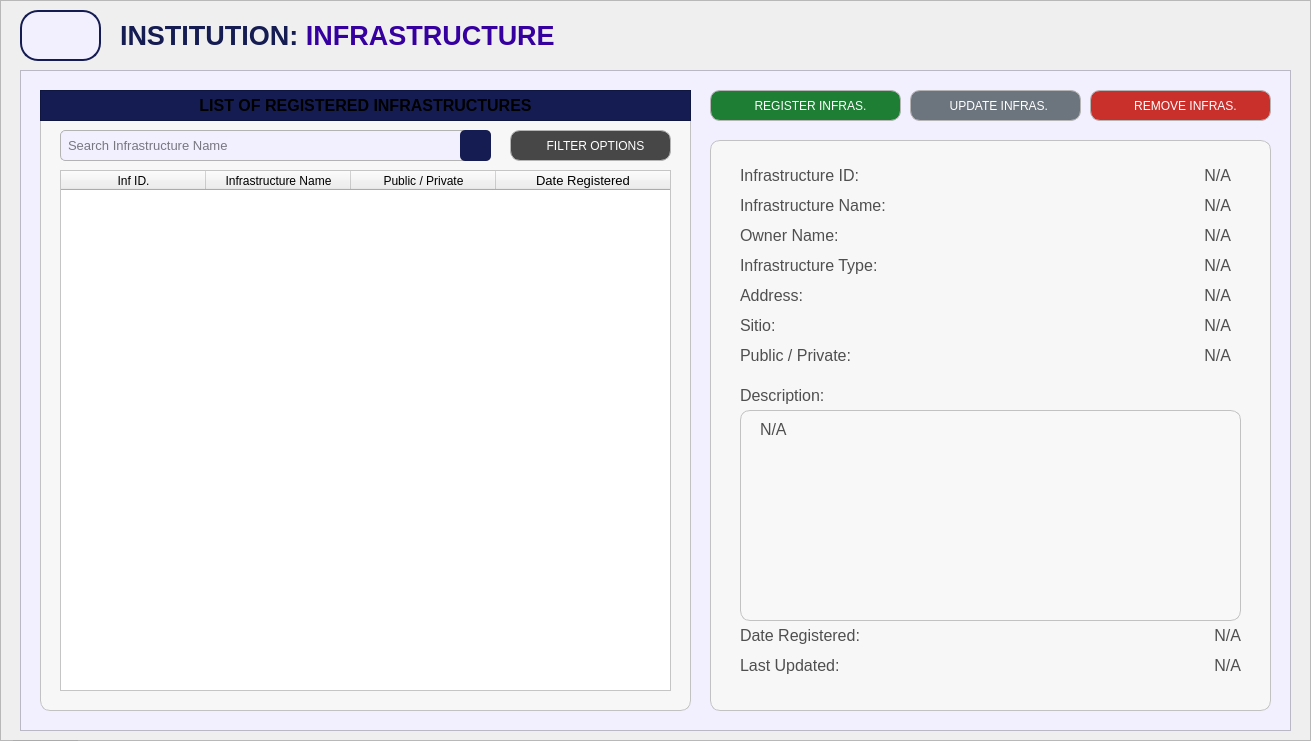
  <widget class="QFrame" name="baseBodyFrame">
   <property name="geometry">
    <rect>
     <x>20</x>
     <y>60</y>
     <width>1311</width>
     <height>741</height>
    </rect>
   </property>
   <property name="styleSheet">
    <string notr="true">#baseBodyFrame {
	background-color: #e7e2ff;
	border: none;
	border-radius: 10px;
}</string>
   </property>
   <property name="frameShape">
    <enum>QFrame::Shape::StyledPanel</enum>
   </property>
   <property name="frameShadow">
    <enum>QFrame::Shadow::Raised</enum>
   </property>
   <widget class="QPushButton" name="logout_buttonLogout_3">
    <property name="geometry">
     <rect>
      <x>10</x>
      <y>740</y>
      <width>71</width>
      <height>31</height>
     </rect>
    </property>
    <property name="font">
     <font>
      <family>Arial</family>
      <pointsize>8</pointsize>
      <bold>true</bold>
     </font>
    </property>
    <property name="cursor">
     <cursorShape>PointingHandCursor</cursorShape>
    </property>
    <property name="styleSheet">
     <string notr="true">#logout_buttonLogout {
    background-color: #bc1c1c;
    color: white;
    border-radius: 5px;
    padding: 10px; /* Optional: Adjusts spacing inside the button */
}
#logout_buttonLogout:hover {
    background-color: #d82020; /* Slightly lighter blue when hovered */
}
#logout_buttonLogout:pressed {
    background-color: #8c1515; /* Darker blue when clicked */
}</string>
    </property>
    <property name="text">
     <string>LOGOUT</string>
    </property>
   </widget>
   <widget class="QLabel" name="title_bodyStatistics">
    <property name="geometry">
     <rect>
      <x>120</x>
      <y>20</y>
      <width>471</width>
      <height>31</height>
     </rect>
    </property>
    <property name="font">
     <font>
      <family>Arial</family>
      <pointsize>20</pointsize>
      <bold>true</bold>
     </font>
    </property>
    <property name="styleSheet">
     <string notr="true">#title_bodyStatistics {
	background-color: transparent;
	color: #141c52;
}
</string>
    </property>
    <property name="text">
     <string>&lt;html&gt;&lt;head/&gt;&lt;body&gt;&lt;p&gt;INSTITUTION: &lt;span style=&quot; color:#3600a1;&quot;&gt;INFRASTRUCTURE&lt;/span&gt;&lt;/p&gt;&lt;/body&gt;&lt;/html&gt;</string>
    </property>
   </widget>
   <widget class="QFrame" name="statistics_frameBody">
    <property name="geometry">
     <rect>
      <x>20</x>
      <y>70</y>
      <width>1271</width>
      <height>661</height>
     </rect>
    </property>
    <property name="styleSheet">
     <string notr="true">#statistics_frameBody{
	background-color: #f2efff;
}</string>
    </property>
    <property name="frameShape">
     <enum>QFrame::Shape::StyledPanel</enum>
    </property>
    <property name="frameShadow">
     <enum>QFrame::Shadow::Raised</enum>
    </property>
    <widget class="QFrame" name="basePopUpBodyFrame">
     <property name="geometry">
      <rect>
       <x>20</x>
       <y>20</y>
       <width>651</width>
       <height>621</height>
      </rect>
     </property>
     <property name="styleSheet">
      <string notr="true">#basePopUpBodyFrame {
	background-color: rgb(247, 247, 247);
	border: 1px solid rgb(194, 194, 194);
	border-radius: 10px;
}</string>
     </property>
     <property name="frameShape">
      <enum>QFrame::Shape::StyledPanel</enum>
     </property>
     <property name="frameShadow">
      <enum>QFrame::Shadow::Raised</enum>
     </property>
     <widget class="QFrame" name="basePopUpTitleFrame_3">
      <property name="geometry">
       <rect>
        <x>0</x>
        <y>0</y>
        <width>651</width>
        <height>31</height>
       </rect>
      </property>
      <property name="styleSheet">
       <string notr="true">#basePopUpTitleFrame_3 {
	background-color: #141c52;
}</string>
      </property>
      <property name="frameShape">
       <enum>QFrame::Shape::StyledPanel</enum>
      </property>
      <property name="frameShadow">
       <enum>QFrame::Shadow::Raised</enum>
      </property>
      <widget class="QLabel" name="label_title_3">
       <property name="geometry">
        <rect>
         <x>0</x>
         <y>0</y>
         <width>651</width>
         <height>31</height>
        </rect>
       </property>
       <property name="font">
        <font>
         <family>Arial</family>
         <pointsize>12</pointsize>
         <bold>true</bold>
        </font>
       </property>
       <property name="styleSheet">
        <string notr="true">#label_title{
	background-color:transparent;
	color: rgb(255, 255, 255);
}</string>
       </property>
       <property name="text">
        <string>LIST OF REGISTERED INFRASTRUCTURES</string>
       </property>
       <property name="alignment">
        <set>Qt::AlignmentFlag::AlignCenter</set>
       </property>
      </widget>
     </widget>
     <widget class="QLineEdit" name="inst_InfraName_fieldSearch">
      <property name="geometry">
       <rect>
        <x>20</x>
        <y>40</y>
        <width>431</width>
        <height>31</height>
       </rect>
      </property>
      <property name="font">
       <font>
        <family>Arial</family>
        <pointsize>10</pointsize>
       </font>
      </property>
      <property name="styleSheet">
       <string notr="true">#inst_InfraName_fieldSearch{
    border: 1px solid #b3b3b3;  /* Black border */
    border-radius: 5px;        /* Rounded corners */
    padding: 5px;               /* Inner spacing */
    background-color: #f2efff;  /* Gray background */
    color: #000000; 
}
</string>
      </property>
      <property name="text">
       <string/>
      </property>
      <property name="placeholderText">
       <string>Search Infrastructure Name</string>
      </property>
     </widget>
     <widget class="QPushButton" name="inst_InfraName_buttonSearch">
      <property name="geometry">
       <rect>
        <x>420</x>
        <y>40</y>
        <width>31</width>
        <height>31</height>
       </rect>
      </property>
      <property name="font">
       <font>
        <family>Arial</family>
        <pointsize>9</pointsize>
       </font>
      </property>
      <property name="cursor">
       <cursorShape>PointingHandCursor</cursorShape>
      </property>
      <property name="focusPolicy">
       <enum>Qt::FocusPolicy::NoFocus</enum>
      </property>
      <property name="styleSheet">
       <string notr="true">#inst_InfraName_buttonSearch {
    background-color:  #141c52;
    color: white;
    border-radius: 5px;
    padding: 10px; /* Optional: Adjusts spacing inside the button */
}
#inst_InfraName_buttonSearch:hover {
    background-color: #1a237e; /* Slightly lighter blue when hovered */
}
#inst_InfraName_buttonSearch:pressed {
    background-color: #0f1442; /* Darker blue when clicked */
}</string>
      </property>
      <property name="text">
       <string/>
      </property>
      <property name="icon">
       <iconset>
        <normaloff>../../../../../Desktop/CTU 2nd Year - 2nd Semester Files/PC 225L - INFORMATION MANAGEMENT LABORATORY/PROFILING_SYSTEM/Profiling-System/Assets/FuncIcons/icon_search_w.svg</normaloff>../../../../../Desktop/CTU 2nd Year - 2nd Semester Files/PC 225L - INFORMATION MANAGEMENT LABORATORY/PROFILING_SYSTEM/Profiling-System/Assets/FuncIcons/icon_search_w.svg</iconset>
      </property>
      <property name="iconSize">
       <size>
        <width>20</width>
        <height>20</height>
       </size>
      </property>
     </widget>
     <widget class="QTableWidget" name="inst_tableView_List_RegInfra">
      <property name="geometry">
       <rect>
        <x>20</x>
        <y>80</y>
        <width>611</width>
        <height>521</height>
       </rect>
      </property>
      <property name="styleSheet">
       <string notr="true">#inst_tableView_List_RegInfra {
	background-color: white;
	color: #black;
}
</string>
      </property>
      <attribute name="horizontalHeaderVisible">
       <bool>true</bool>
      </attribute>
      <attribute name="horizontalHeaderCascadingSectionResizes">
       <bool>false</bool>
      </attribute>
      <attribute name="horizontalHeaderDefaultSectionSize">
       <number>145</number>
      </attribute>
      <attribute name="horizontalHeaderShowSortIndicator" stdset="0">
       <bool>false</bool>
      </attribute>
      <attribute name="horizontalHeaderStretchLastSection">
       <bool>true</bool>
      </attribute>
      <attribute name="verticalHeaderCascadingSectionResizes">
       <bool>false</bool>
      </attribute>
      <column>
       <property name="text">
        <string>Inf ID.</string>
       </property>
       <property name="font">
        <font>
         <family>Arial</family>
        </font>
       </property>
       <property name="background">
        <color>
         <red>59</red>
         <green>57</green>
         <blue>100</blue>
        </color>
       </property>
      </column>
      <column>
       <property name="text">
        <string>Infrastructure Name</string>
       </property>
       <property name="font">
        <font>
         <family>Arial</family>
        </font>
       </property>
       <property name="background">
        <color>
         <red>59</red>
         <green>57</green>
         <blue>100</blue>
        </color>
       </property>
      </column>
      <column>
       <property name="text">
        <string>Public / Private</string>
       </property>
       <property name="font">
        <font>
         <family>Arial</family>
        </font>
       </property>
       <property name="background">
        <color>
         <red>59</red>
         <green>57</green>
         <blue>100</blue>
        </color>
       </property>
      </column>
      <column>
       <property name="text">
        <string>Date Registered</string>
       </property>
       <property name="font">
        <font>
         <family>Arial</family>
         <pointsize>10</pointsize>
        </font>
       </property>
       <property name="background">
        <color>
         <red>59</red>
         <green>57</green>
         <blue>100</blue>
        </color>
       </property>
      </column>
     </widget>
     <widget class="QPushButton" name="InfrastructureList_buttonFilter">
      <property name="geometry">
       <rect>
        <x>470</x>
        <y>40</y>
        <width>161</width>
        <height>31</height>
       </rect>
      </property>
      <property name="font">
       <font>
        <family>Arial</family>
        <pointsize>9</pointsize>
       </font>
      </property>
      <property name="cursor">
       <cursorShape>PointingHandCursor</cursorShape>
      </property>
      <property name="focusPolicy">
       <enum>Qt::FocusPolicy::NoFocus</enum>
      </property>
      <property name="styleSheet">
       <string notr="true">#InfrastructureList_buttonFilter {
    background-color:  #474747;
    color: white;
    border: 1px solid #b5b5b5;
    border-radius: 10px;
    padding: 10px; 
}

#InfrastructureList_buttonFilter:hover {
    background-color: #636363;
    color: white; 
}

#InfrastructureList_buttonFilter:pressed {
    background-color: #bfbfbf;
    color: white; 
}
</string>
      </property>
      <property name="text">
       <string>   FILTER OPTIONS</string>
      </property>
      <property name="icon">
       <iconset>
        <normaloff>../../../Assets/FuncIcons/icon_filter.svg</normaloff>../../../Assets/FuncIcons/icon_filter.svg</iconset>
      </property>
      <property name="iconSize">
       <size>
        <width>18</width>
        <height>18</height>
       </size>
      </property>
     </widget>
    </widget>
    <widget class="QPushButton" name="inst_infra_button_remove">
     <property name="geometry">
      <rect>
       <x>1070</x>
       <y>20</y>
       <width>181</width>
       <height>31</height>
      </rect>
     </property>
     <property name="font">
      <font>
       <family>Arial</family>
       <pointsize>9</pointsize>
      </font>
     </property>
     <property name="cursor">
      <cursorShape>PointingHandCursor</cursorShape>
     </property>
     <property name="focusPolicy">
      <enum>Qt::FocusPolicy::NoFocus</enum>
     </property>
     <property name="styleSheet">
      <string notr="true">#inst_infra_button_remove {
    background-color: #c9302c; /* Default red */
    color: white;
    border: 1px solid #b5b5b5; /* Light gray border */
    border-radius: 10px;
    padding: 10px; 
}

#inst_infra_button_remove:hover {
    background-color: #d9534f; /* Brighter red when hovered */
    color: white; 
}

#inst_infra_button_remove:pressed {
    background-color: #a52a2a; /* Darker red when pressed */
    color: white; 
}</string>
     </property>
     <property name="text">
      <string>   REMOVE INFRAS.</string>
     </property>
     <property name="icon">
      <iconset>
       <normaloff>../../../Assets/FuncIcons/icon_del.svg</normaloff>../../../Assets/FuncIcons/icon_del.svg</iconset>
     </property>
     <property name="iconSize">
      <size>
       <width>20</width>
       <height>20</height>
      </size>
     </property>
    </widget>
    <widget class="QPushButton" name="inst_infra_button_register">
     <property name="geometry">
      <rect>
       <x>690</x>
       <y>20</y>
       <width>191</width>
       <height>31</height>
      </rect>
     </property>
     <property name="font">
      <font>
       <family>Arial</family>
       <pointsize>9</pointsize>
      </font>
     </property>
     <property name="cursor">
      <cursorShape>PointingHandCursor</cursorShape>
     </property>
     <property name="focusPolicy">
      <enum>Qt::FocusPolicy::NoFocus</enum>
     </property>
     <property name="styleSheet">
      <string notr="true">#inst_infra_button_register {
    background-color:  #1e7e34; /* Default green */
    color: white;
    border: 1px solid #b5b5b5;
    border-radius: 10px;
    padding: 10px; 
}

#inst_infra_button_register:hover {
    background-color: #28a745; /* Brighter green when hovered */
    color: white; 
}

#inst_infra_button_register:pressed {
    background-color:  #34c759; /* Darker green when pressed */
    color: white; 
}
</string>
     </property>
     <property name="text">
      <string>   REGISTER INFRAS.</string>
     </property>
     <property name="icon">
      <iconset>
       <normaloff>../../../Assets/FuncIcons/icon_add.svg</normaloff>../../../Assets/FuncIcons/icon_add.svg</iconset>
     </property>
     <property name="iconSize">
      <size>
       <width>20</width>
       <height>20</height>
      </size>
     </property>
    </widget>
    <widget class="QPushButton" name="inst_infra_button_update">
     <property name="geometry">
      <rect>
       <x>890</x>
       <y>20</y>
       <width>171</width>
       <height>31</height>
      </rect>
     </property>
     <property name="font">
      <font>
       <family>Arial</family>
       <pointsize>9</pointsize>
      </font>
     </property>
     <property name="cursor">
      <cursorShape>PointingHandCursor</cursorShape>
     </property>
     <property name="focusPolicy">
      <enum>Qt::FocusPolicy::NoFocus</enum>
     </property>
     <property name="styleSheet">
      <string notr="true">#inst_infra_button_update {
    background-color: #6c757d; /* Default gray */
    color: white;
    border: 1px solid #b5b5b5; /* Light gray border */
    border-radius: 10px;
    padding: 10px; 
}

#inst_infra_button_update:hover {
    background-color: #838b94; /* Brighter gray when hovered */
    color: white; 
}

#inst_infra_button_update:pressed {
    background-color: #5a6268; /* Darker gray when pressed */
    color: white; 
}
</string>
     </property>
     <property name="text">
      <string>  UPDATE INFRAS.</string>
     </property>
     <property name="icon">
      <iconset>
       <normaloff>../../../Assets/FuncIcons/icon_edit.svg</normaloff>../../../Assets/FuncIcons/icon_edit.svg</iconset>
     </property>
     <property name="iconSize">
      <size>
       <width>20</width>
       <height>20</height>
      </size>
     </property>
    </widget>
    <widget class="QFrame" name="basePopUpBodyFrame_3">
     <property name="geometry">
      <rect>
       <x>690</x>
       <y>70</y>
       <width>561</width>
       <height>571</height>
      </rect>
     </property>
     <property name="styleSheet">
      <string notr="true">#basePopUpBodyFrame_3 {
	background-color: rgb(247, 247, 247);
	border: 1px solid rgb(194, 194, 194);
	border-radius: 10px;
}</string>
     </property>
     <property name="frameShape">
      <enum>QFrame::Shape::StyledPanel</enum>
     </property>
     <property name="frameShadow">
      <enum>QFrame::Shadow::Raised</enum>
     </property>
     <widget class="QLabel" name="inst_labelInfraName">
      <property name="geometry">
       <rect>
        <x>30</x>
        <y>50</y>
        <width>151</width>
        <height>31</height>
       </rect>
      </property>
      <property name="font">
       <font>
        <family>Arial</family>
        <pointsize>12</pointsize>
       </font>
      </property>
      <property name="styleSheet">
       <string notr="true">#inst_labelInfraName{
	background-color:transparent;
	color:#4f4f4f;
}</string>
      </property>
      <property name="text">
       <string>Infrastructure Name:</string>
      </property>
      <property name="alignment">
       <set>Qt::AlignmentFlag::AlignLeading|Qt::AlignmentFlag::AlignLeft|Qt::AlignmentFlag::AlignVCenter</set>
      </property>
     </widget>
     <widget class="QLabel" name="inst_labelInfraOwnerName">
      <property name="geometry">
       <rect>
        <x>30</x>
        <y>80</y>
        <width>151</width>
        <height>31</height>
       </rect>
      </property>
      <property name="font">
       <font>
        <family>Arial</family>
        <pointsize>12</pointsize>
       </font>
      </property>
      <property name="styleSheet">
       <string notr="true">#inst_labelInfraOwnerName{
	background-color:transparent;
	color:#4f4f4f;
}</string>
      </property>
      <property name="text">
       <string>Owner Name:</string>
      </property>
      <property name="alignment">
       <set>Qt::AlignmentFlag::AlignLeading|Qt::AlignmentFlag::AlignLeft|Qt::AlignmentFlag::AlignVCenter</set>
      </property>
     </widget>
     <widget class="QLabel" name="inst_displayInfraName">
      <property name="geometry">
       <rect>
        <x>190</x>
        <y>50</y>
        <width>331</width>
        <height>31</height>
       </rect>
      </property>
      <property name="font">
       <font>
        <family>Arial</family>
        <pointsize>12</pointsize>
       </font>
      </property>
      <property name="styleSheet">
       <string notr="true">#inst_displayInfraName{
	background-color:transparent;
	color:#4f4f4f;
}</string>
      </property>
      <property name="text">
       <string>N/A</string>
      </property>
      <property name="alignment">
       <set>Qt::AlignmentFlag::AlignRight|Qt::AlignmentFlag::AlignTrailing|Qt::AlignmentFlag::AlignVCenter</set>
      </property>
     </widget>
     <widget class="QLabel" name="inst_displayInfraOwnerName">
      <property name="geometry">
       <rect>
        <x>190</x>
        <y>80</y>
        <width>331</width>
        <height>31</height>
       </rect>
      </property>
      <property name="font">
       <font>
        <family>Arial</family>
        <pointsize>12</pointsize>
       </font>
      </property>
      <property name="styleSheet">
       <string notr="true">#inst_displayInfraOwnerName{
	background-color:transparent;
	color:#4f4f4f;
}</string>
      </property>
      <property name="text">
       <string>N/A</string>
      </property>
      <property name="alignment">
       <set>Qt::AlignmentFlag::AlignRight|Qt::AlignmentFlag::AlignTrailing|Qt::AlignmentFlag::AlignVCenter</set>
      </property>
     </widget>
     <widget class="QLabel" name="inst_displayInfraType">
      <property name="geometry">
       <rect>
        <x>190</x>
        <y>110</y>
        <width>331</width>
        <height>31</height>
       </rect>
      </property>
      <property name="font">
       <font>
        <family>Arial</family>
        <pointsize>12</pointsize>
       </font>
      </property>
      <property name="styleSheet">
       <string notr="true">#inst_displayInfraType{
	background-color:transparent;
	color:#4f4f4f;
}</string>
      </property>
      <property name="text">
       <string>N/A</string>
      </property>
      <property name="alignment">
       <set>Qt::AlignmentFlag::AlignRight|Qt::AlignmentFlag::AlignTrailing|Qt::AlignmentFlag::AlignVCenter</set>
      </property>
     </widget>
     <widget class="QLabel" name="inst_labelInfraType">
      <property name="geometry">
       <rect>
        <x>30</x>
        <y>110</y>
        <width>151</width>
        <height>31</height>
       </rect>
      </property>
      <property name="font">
       <font>
        <family>Arial</family>
        <pointsize>12</pointsize>
       </font>
      </property>
      <property name="styleSheet">
       <string notr="true">#inst_labelInfraType{
	background-color:transparent;
	color:#4f4f4f;
}</string>
      </property>
      <property name="text">
       <string>Infrastructure Type:</string>
      </property>
      <property name="alignment">
       <set>Qt::AlignmentFlag::AlignLeading|Qt::AlignmentFlag::AlignLeft|Qt::AlignmentFlag::AlignVCenter</set>
      </property>
     </widget>
     <widget class="QLabel" name="inst_displayInfraID">
      <property name="geometry">
       <rect>
        <x>190</x>
        <y>20</y>
        <width>331</width>
        <height>31</height>
       </rect>
      </property>
      <property name="font">
       <font>
        <family>Arial</family>
        <pointsize>12</pointsize>
       </font>
      </property>
      <property name="styleSheet">
       <string notr="true">#inst_displayInfraID{
	background-color:transparent;
	color:#4f4f4f;
}</string>
      </property>
      <property name="text">
       <string>N/A</string>
      </property>
      <property name="alignment">
       <set>Qt::AlignmentFlag::AlignRight|Qt::AlignmentFlag::AlignTrailing|Qt::AlignmentFlag::AlignVCenter</set>
      </property>
     </widget>
     <widget class="QLabel" name="inst_labelInfraID">
      <property name="geometry">
       <rect>
        <x>30</x>
        <y>20</y>
        <width>151</width>
        <height>31</height>
       </rect>
      </property>
      <property name="font">
       <font>
        <family>Arial</family>
        <pointsize>12</pointsize>
       </font>
      </property>
      <property name="styleSheet">
       <string notr="true">#inst_labelInfraID{
	background-color:transparent;
	color:#4f4f4f;
}</string>
      </property>
      <property name="text">
       <string>Infrastructure ID:</string>
      </property>
      <property name="alignment">
       <set>Qt::AlignmentFlag::AlignLeading|Qt::AlignmentFlag::AlignLeft|Qt::AlignmentFlag::AlignVCenter</set>
      </property>
     </widget>
     <widget class="QLabel" name="inst_labelInfraAddress">
      <property name="geometry">
       <rect>
        <x>30</x>
        <y>140</y>
        <width>151</width>
        <height>31</height>
       </rect>
      </property>
      <property name="font">
       <font>
        <family>Arial</family>
        <pointsize>12</pointsize>
       </font>
      </property>
      <property name="styleSheet">
       <string notr="true">#inst_labelInfraAddress{
	background-color:transparent;
	color:#4f4f4f;
}</string>
      </property>
      <property name="text">
       <string>Address:</string>
      </property>
      <property name="alignment">
       <set>Qt::AlignmentFlag::AlignLeading|Qt::AlignmentFlag::AlignLeft|Qt::AlignmentFlag::AlignVCenter</set>
      </property>
     </widget>
     <widget class="QLabel" name="inst_displayInfraAddress">
      <property name="geometry">
       <rect>
        <x>110</x>
        <y>140</y>
        <width>411</width>
        <height>31</height>
       </rect>
      </property>
      <property name="font">
       <font>
        <family>Arial</family>
        <pointsize>12</pointsize>
       </font>
      </property>
      <property name="styleSheet">
       <string notr="true">#inst_displayInfraAddress{
	background-color:transparent;
	color:#4f4f4f;
}</string>
      </property>
      <property name="text">
       <string>N/A</string>
      </property>
      <property name="alignment">
       <set>Qt::AlignmentFlag::AlignRight|Qt::AlignmentFlag::AlignTrailing|Qt::AlignmentFlag::AlignVCenter</set>
      </property>
     </widget>
     <widget class="QLabel" name="inst_labelInfraDateRegistered">
      <property name="geometry">
       <rect>
        <x>30</x>
        <y>480</y>
        <width>161</width>
        <height>31</height>
       </rect>
      </property>
      <property name="font">
       <font>
        <family>Arial</family>
        <pointsize>12</pointsize>
       </font>
      </property>
      <property name="styleSheet">
       <string notr="true">#inst_labelInfraDateRegistered{
	background-color:transparent;
	color:#4f4f4f;
}</string>
      </property>
      <property name="text">
       <string>Date Registered:</string>
      </property>
      <property name="alignment">
       <set>Qt::AlignmentFlag::AlignLeading|Qt::AlignmentFlag::AlignLeft|Qt::AlignmentFlag::AlignVCenter</set>
      </property>
     </widget>
     <widget class="QLabel" name="inst_displayInfraDateRegistered">
      <property name="geometry">
       <rect>
        <x>180</x>
        <y>480</y>
        <width>351</width>
        <height>31</height>
       </rect>
      </property>
      <property name="font">
       <font>
        <family>Arial</family>
        <pointsize>12</pointsize>
       </font>
      </property>
      <property name="styleSheet">
       <string notr="true">#inst_displayInfraDateRegistered{
	background-color:transparent;
	color:#4f4f4f;
}</string>
      </property>
      <property name="text">
       <string>N/A</string>
      </property>
      <property name="alignment">
       <set>Qt::AlignmentFlag::AlignRight|Qt::AlignmentFlag::AlignTrailing|Qt::AlignmentFlag::AlignVCenter</set>
      </property>
     </widget>
     <widget class="QLabel" name="inst_labelInfraLastUpdated">
      <property name="geometry">
       <rect>
        <x>30</x>
        <y>510</y>
        <width>161</width>
        <height>31</height>
       </rect>
      </property>
      <property name="font">
       <font>
        <family>Arial</family>
        <pointsize>12</pointsize>
       </font>
      </property>
      <property name="styleSheet">
       <string notr="true">#inst_labelInfraLastUpdated{
	background-color:transparent;
	color:#4f4f4f;
}</string>
      </property>
      <property name="text">
       <string>Last Updated:</string>
      </property>
      <property name="alignment">
       <set>Qt::AlignmentFlag::AlignLeading|Qt::AlignmentFlag::AlignLeft|Qt::AlignmentFlag::AlignVCenter</set>
      </property>
     </widget>
     <widget class="QLabel" name="inst_displayInfraLastUpdated">
      <property name="geometry">
       <rect>
        <x>180</x>
        <y>510</y>
        <width>351</width>
        <height>31</height>
       </rect>
      </property>
      <property name="font">
       <font>
        <family>Arial</family>
        <pointsize>12</pointsize>
       </font>
      </property>
      <property name="styleSheet">
       <string notr="true">#inst_displayInfraLastUpdated{
	background-color:transparent;
	color:#4f4f4f;
}</string>
      </property>
      <property name="text">
       <string>N/A</string>
      </property>
      <property name="alignment">
       <set>Qt::AlignmentFlag::AlignRight|Qt::AlignmentFlag::AlignTrailing|Qt::AlignmentFlag::AlignVCenter</set>
      </property>
     </widget>
     <widget class="QLabel" name="inst_labelInfraDescription">
      <property name="geometry">
       <rect>
        <x>30</x>
        <y>240</y>
        <width>151</width>
        <height>31</height>
       </rect>
      </property>
      <property name="font">
       <font>
        <family>Arial</family>
        <pointsize>12</pointsize>
       </font>
      </property>
      <property name="styleSheet">
       <string notr="true">#inst_labelInfraDescription{
	background-color:transparent;
	color:#4f4f4f;
}</string>
      </property>
      <property name="text">
       <string>Description:</string>
      </property>
      <property name="alignment">
       <set>Qt::AlignmentFlag::AlignLeading|Qt::AlignmentFlag::AlignLeft|Qt::AlignmentFlag::AlignVCenter</set>
      </property>
     </widget>
     <widget class="QFrame" name="basePopUpBodyFrame_Desc">
      <property name="geometry">
       <rect>
        <x>30</x>
        <y>270</y>
        <width>501</width>
        <height>211</height>
       </rect>
      </property>
      <property name="styleSheet">
       <string notr="true">#basePopUpBodyFrame_Desc {
	background-color: rgb(248, 248, 248);
	border: 1px solid rgb(194, 194, 194);
	border-radius: 10px;
}</string>
      </property>
      <property name="frameShape">
       <enum>QFrame::Shape::StyledPanel</enum>
      </property>
      <property name="frameShadow">
       <enum>QFrame::Shadow::Raised</enum>
      </property>
      <widget class="QLabel" name="inst_InfraDescription">
       <property name="geometry">
        <rect>
         <x>20</x>
         <y>10</y>
         <width>461</width>
         <height>191</height>
        </rect>
       </property>
       <property name="font">
        <font>
         <family>Arial</family>
         <pointsize>12</pointsize>
        </font>
       </property>
       <property name="styleSheet">
        <string notr="true">#inst_InfraDescription{
	background-color:transparent;
	color:#4f4f4f;
}</string>
       </property>
       <property name="text">
        <string>N/A</string>
       </property>
       <property name="alignment">
        <set>Qt::AlignmentFlag::AlignLeading|Qt::AlignmentFlag::AlignLeft|Qt::AlignmentFlag::AlignTop</set>
       </property>
      </widget>
     </widget>
     <widget class="QLabel" name="inst_displayInfraPP">
      <property name="geometry">
       <rect>
        <x>110</x>
        <y>200</y>
        <width>411</width>
        <height>31</height>
       </rect>
      </property>
      <property name="font">
       <font>
        <family>Arial</family>
        <pointsize>12</pointsize>
       </font>
      </property>
      <property name="styleSheet">
       <string notr="true">#inst_displayInfraPP{
	background-color:transparent;
	color:#4f4f4f;
}</string>
      </property>
      <property name="text">
       <string>N/A</string>
      </property>
      <property name="alignment">
       <set>Qt::AlignmentFlag::AlignRight|Qt::AlignmentFlag::AlignTrailing|Qt::AlignmentFlag::AlignVCenter</set>
      </property>
     </widget>
     <widget class="QLabel" name="inst_labelInfraPP">
      <property name="geometry">
       <rect>
        <x>30</x>
        <y>200</y>
        <width>151</width>
        <height>31</height>
       </rect>
      </property>
      <property name="font">
       <font>
        <family>Arial</family>
        <pointsize>12</pointsize>
       </font>
      </property>
      <property name="styleSheet">
       <string notr="true">#inst_labelInfraPP{
	background-color:transparent;
	color:#4f4f4f;
}</string>
      </property>
      <property name="text">
       <string>Public / Private:</string>
      </property>
      <property name="alignment">
       <set>Qt::AlignmentFlag::AlignLeading|Qt::AlignmentFlag::AlignLeft|Qt::AlignmentFlag::AlignVCenter</set>
      </property>
     </widget>
     <widget class="QLabel" name="inst_displayInfraSitio">
      <property name="geometry">
       <rect>
        <x>110</x>
        <y>170</y>
        <width>411</width>
        <height>31</height>
       </rect>
      </property>
      <property name="font">
       <font>
        <family>Arial</family>
        <pointsize>12</pointsize>
       </font>
      </property>
      <property name="styleSheet">
       <string notr="true">#inst_displayInfraSitio{
	background-color:transparent;
	color:#4f4f4f;
}</string>
      </property>
      <property name="text">
       <string>N/A</string>
      </property>
      <property name="alignment">
       <set>Qt::AlignmentFlag::AlignRight|Qt::AlignmentFlag::AlignTrailing|Qt::AlignmentFlag::AlignVCenter</set>
      </property>
     </widget>
     <widget class="QLabel" name="inst_labelInfraSitio">
      <property name="geometry">
       <rect>
        <x>30</x>
        <y>170</y>
        <width>151</width>
        <height>31</height>
       </rect>
      </property>
      <property name="font">
       <font>
        <family>Arial</family>
        <pointsize>12</pointsize>
       </font>
      </property>
      <property name="styleSheet">
       <string notr="true">#inst_labelInfraSitio{
	background-color:transparent;
	color:#4f4f4f;
}</string>
      </property>
      <property name="text">
       <string>Sitio:</string>
      </property>
      <property name="alignment">
       <set>Qt::AlignmentFlag::AlignLeading|Qt::AlignmentFlag::AlignLeft|Qt::AlignmentFlag::AlignVCenter</set>
      </property>
     </widget>
    </widget>
   </widget>
   <widget class="QToolButton" name="btn_returnToInstitutionPage">
    <property name="geometry">
     <rect>
      <x>20</x>
      <y>10</y>
      <width>81</width>
      <height>51</height>
     </rect>
    </property>
    <property name="styleSheet">
     <string notr="true">#btn_returnToInstitutionPage {
    background-color: #f2efff;
    color: #141c52;
	border: 2px solid #141c52; 
	border-radius: 18px;
	text-align: left;
    padding: 10px; /* Optional: Adjusts spacing inside the button */
}
#btn_returnToInstitutionPage:hover {
    background-color: #fdfdff; /* Slightly lighter blue when hovered */
}
#btn_returnToInstitutionPage:pressed {
    background-color: #e7e5f4; /* Darker blue when clicked */
}

</string>
    </property>
    <property name="text">
     <string/>
    </property>
    <property name="icon">
     <iconset>
      <normaloff>../../../Assets/FuncIcons/img_return.png</normaloff>../../../Assets/FuncIcons/img_return.png</iconset>
    </property>
    <property name="iconSize">
     <size>
      <width>25</width>
      <height>25</height>
     </size>
    </property>
   </widget>
  </widget>
